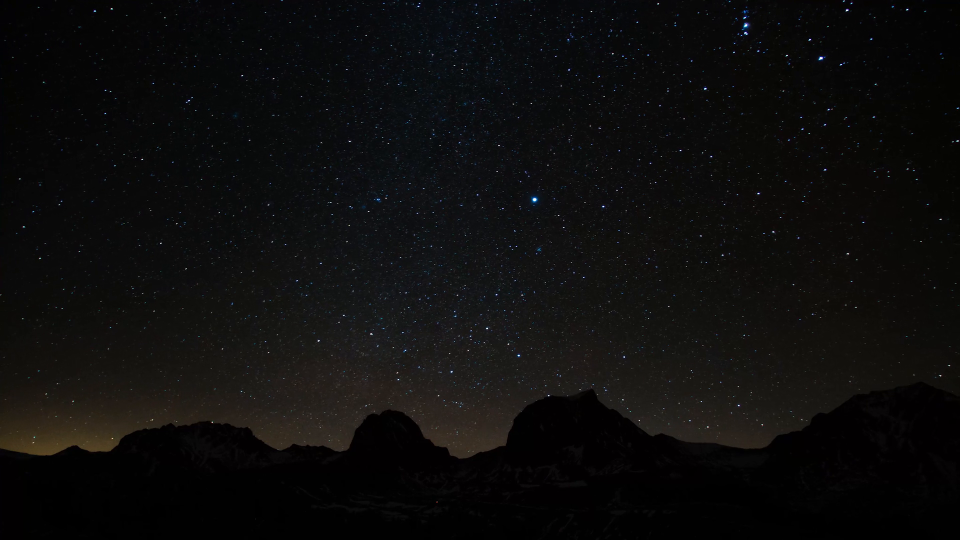
#> input picture frame 14 of projects/Students/1524/gr3/Челеков Лев/in.mp4, 1920 x 1080 px (shown at 1/2 size)
$ python scy.py
#> lines starting #> are read from the running program, lines starting #| are printed output that depends on the picture; after the words box and inside, x2 and y2 are one past the last pixel; in counts of white or black regions, pixels touching at a corner belong together
import cv2
cap = cv2.VideoCapture('in.mp4')
while True:
    tr, frame = cap.read()
#> frame is the input picture: shape (1080, 1920, 3); mean B, G, R 12.1, 12.5, 13
    if not tr:
        cap = cv2.VideoCapture('in.mp4')
        tr, frame = cap.read()
    frame_HSV = cv2.cvtColor(frame,cv2.COLOR_BGR2HSV)
#> frame_HSV: shape (1080, 1920, 3); mean H, S, V 51.1, 64.5, 14.2
    clr_low = (0,0,200)
    clr_high = (180,150,255)
    frame_clr = cv2.inRange(frame_HSV, clr_low, clr_high)
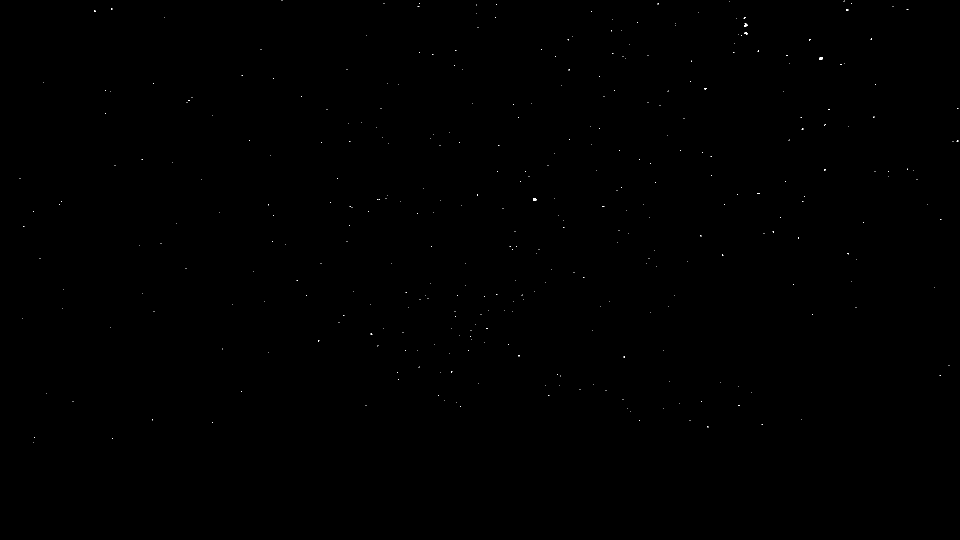
#> frame_clr: shape (1080, 1920) (shown at 1/2 size); 0.04% white in thin lines or dots, all inside (x1, y1, x2, y2) = (39, 0, 1917, 886)
    cv2.imshow('mask',frame_clr)
    cv2.imshow('main',frame)
    if cv2.waitKey(1) == ord('q'):
#> (key q is pressed here)
        break
cap.release()
cv2.destroyAllWindows()

$ run again, starting later in the video
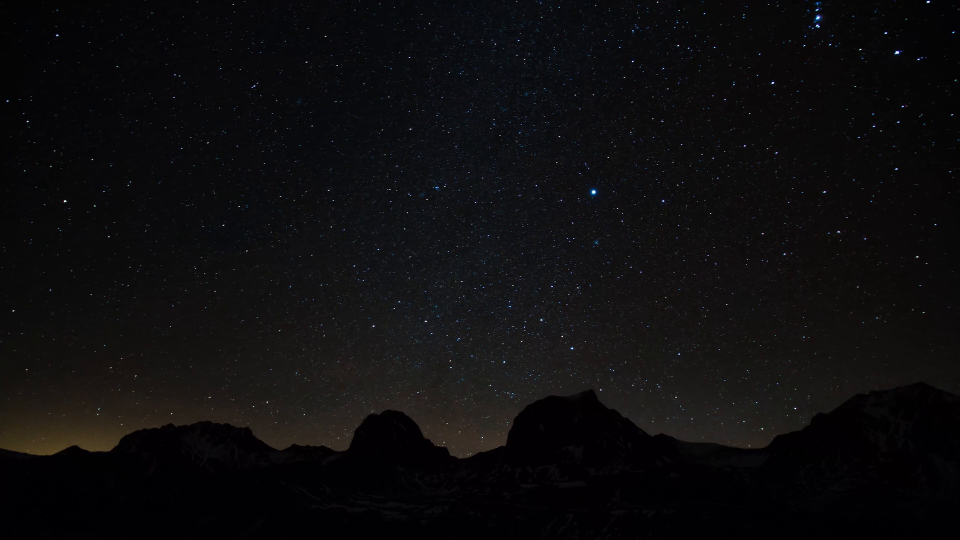
#> input picture frame 63 of projects/Students/1524/gr3/Челеков Лев/in.mp4, 1920 x 1080 px (shown at 1/2 size)
#> frame is the input picture: shape (1080, 1920, 3); mean B, G, R 13.8, 12.5, 13.5
#> frame_HSV: shape (1080, 1920, 3); mean H, S, V 88.7, 88.4, 15.3
#> `frame_clr = cv2.inRange(frame_HSV, clr_low, clr_high)`:
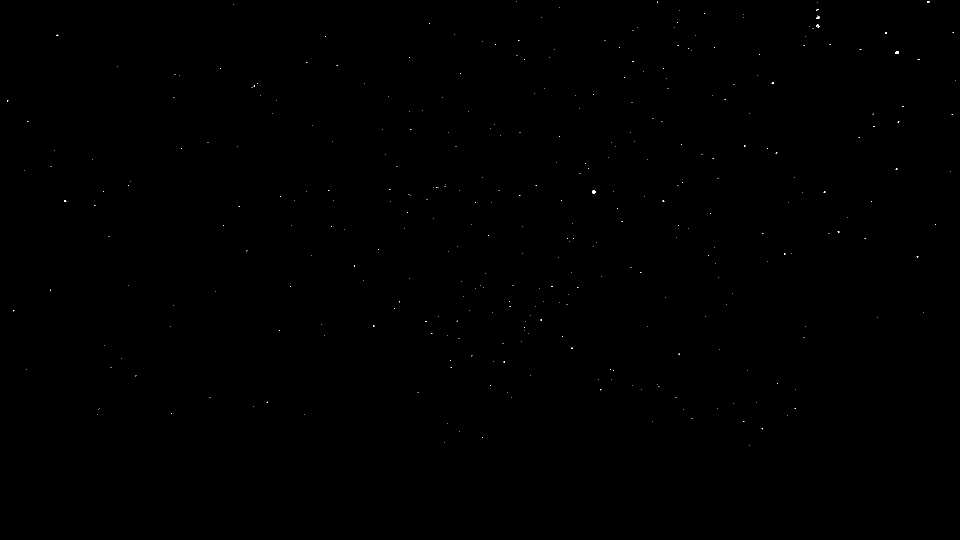
#> frame_clr: shape (1080, 1920) (shown at 1/2 size); 0.04% white in thin lines or dots, all inside (x1, y1, x2, y2) = (14, 2, 1912, 892)

$ run again, starting later in the video
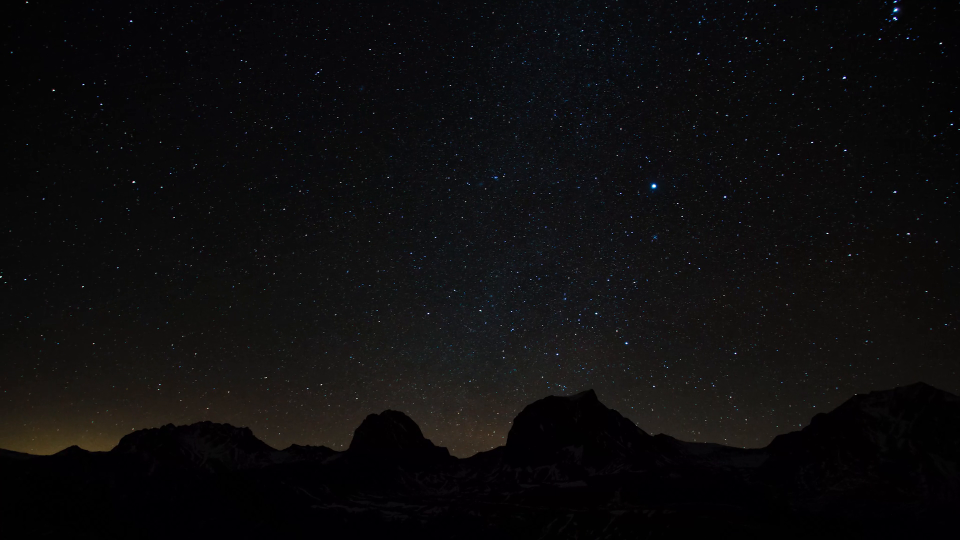
#> input picture frame 112 of projects/Students/1524/gr3/Челеков Лев/in.mp4, 1920 x 1080 px (shown at 1/2 size)
#> frame is the input picture: shape (1080, 1920, 3); mean B, G, R 13.1, 12.5, 13.3
#> frame_HSV: shape (1080, 1920, 3); mean H, S, V 69.3, 74.9, 14.8
#> `frame_clr = cv2.inRange(frame_HSV, clr_low, clr_high)`:
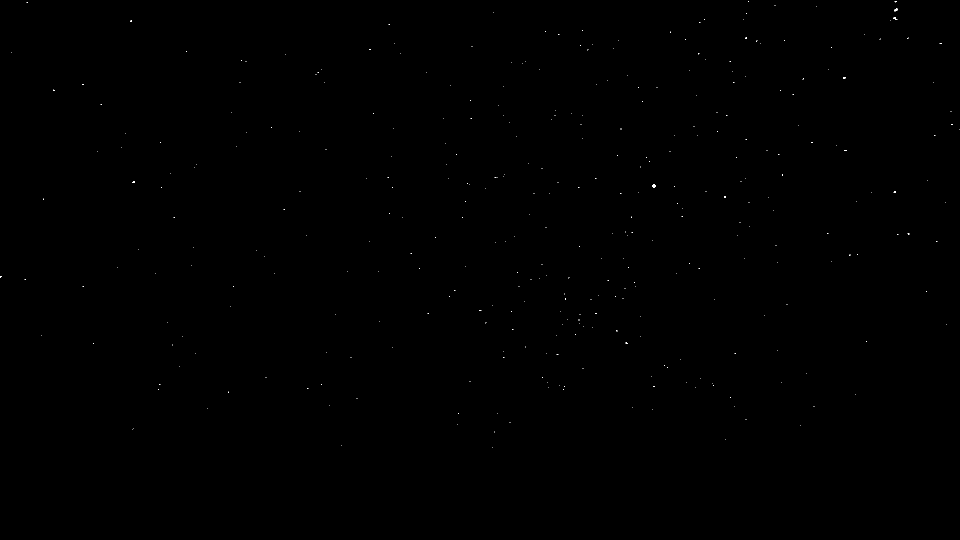
#> frame_clr: shape (1080, 1920) (shown at 1/2 size); 0.04% white in thin lines or dots, all inside (x1, y1, x2, y2) = (0, 2, 1919, 895)
